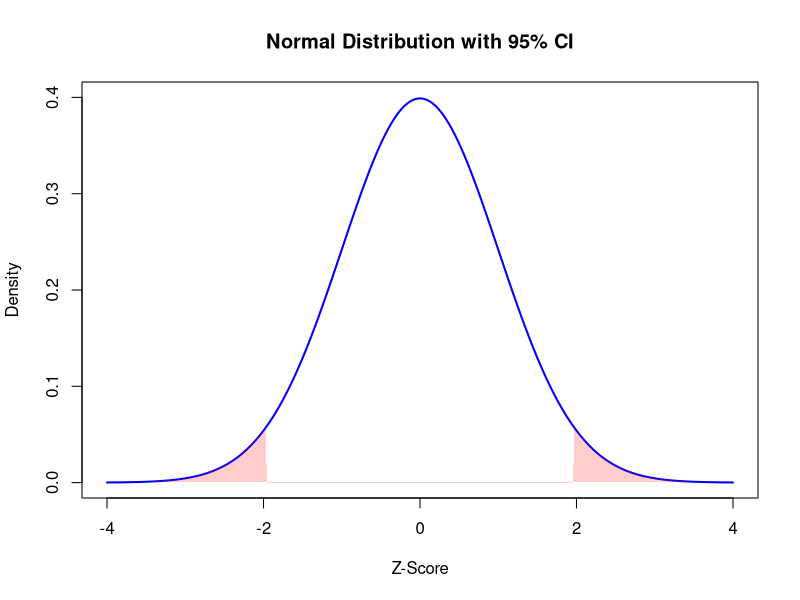
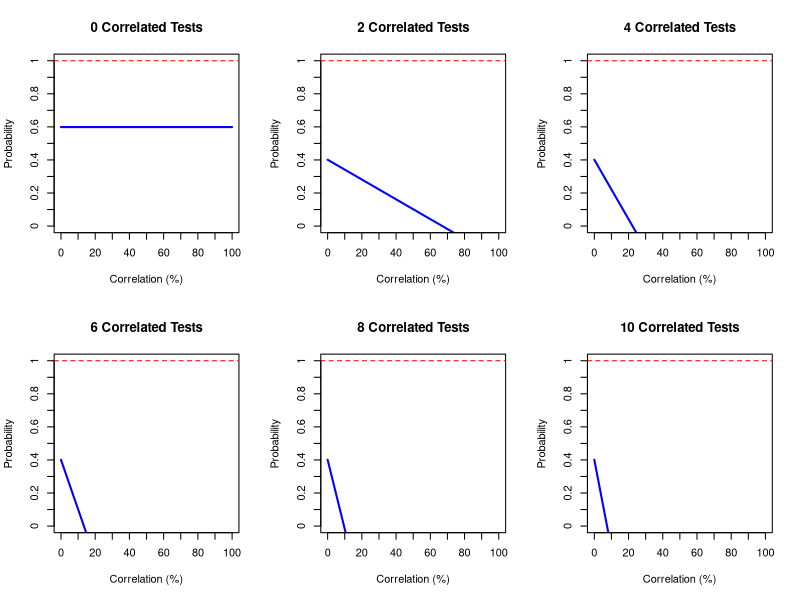

R code for these plots, in order:
## ---- chunk 1
#| echo: false

# Define constants
mu <- 0 # Mean
sigma <- 1 # Standard deviation
alpha <- 0.05 # Significance level

# Calculate critical values
z_lower <- qnorm(alpha / 2, mean = mu, sd = sigma)
z_upper <- qnorm(1 - alpha / 2, mean = mu, sd = sigma)

# Generate x values
x <- seq(-4, 4, length.out = 1000)
y <- dnorm(x, mean = mu, sd = sigma)

# Plot normal distribution
plot(x, y, type = "l", col = "blue", lwd = 2,
     xlab = "Z-Score", ylab = "Density",
     main = "Normal Distribution with 95% CI",
     xlim = c(-4, 4), ylim = c(0, 0.4))

# Highlight the region outside the 95% CI as light red
polygon(c(x[x < z_lower], z_lower, z_upper, x[x > z_upper]),
        c(y[x < z_lower], 0, 0, y[x > z_upper]),
        col = rgb(1, 0, 0, 0.2), border = NA)


## ---- chunk 2
# Define constants
p <- 0.95 # Base probability
n <- 10 # Total number of events
correlated_subsets <- seq(0, n, by = 2) # Subsets of intercorrelated events
correlation_values <- seq(0, 1, length.out = 100) # Correlation values from 0 to 100%

# Function to calculate probability for a subset of intercorrelated events
calculate_probability <- function(subset, r) {
    if (subset == 0) {
        return(p^n) # All events are independent
    }
    independent_events <- n - subset
    (1-(p^subset * (1 + (subset - 1) * r)) * (p^independent_events))
}

# Create a grid of plots
par(mfrow = c(2, 3)) # Adjust grid layout (3x3 for up to 9 subsets)

# Generate plots for each subset
for (subset in correlated_subsets) {
    probabilities <- sapply(correlation_values, function(r) min(calculate_probability(subset, r), 1))
    plot(
        correlation_values * 100, probabilities,
        type = "l", col = "blue", lwd = 2,
        xlab = "Correlation (%)", ylab = "Probability",
        main = paste(subset, "Correlated Tests"),
        xaxt = "n", yaxt = "n",
        ylim = c(0, 1) # Force y-axis to start at 0 and end at 1
    )
    axis(1, at = seq(0, 100, by = 10), labels = seq(0, 100, by = 10)) # X-axis ticks
    axis(2, at = seq(0, 1, by = 0.1), labels = seq(0, 1, by = 0.1))   # Y-axis ticks
    abline(h = 1, col = "red", lty = 2) # 100% cap line
}

